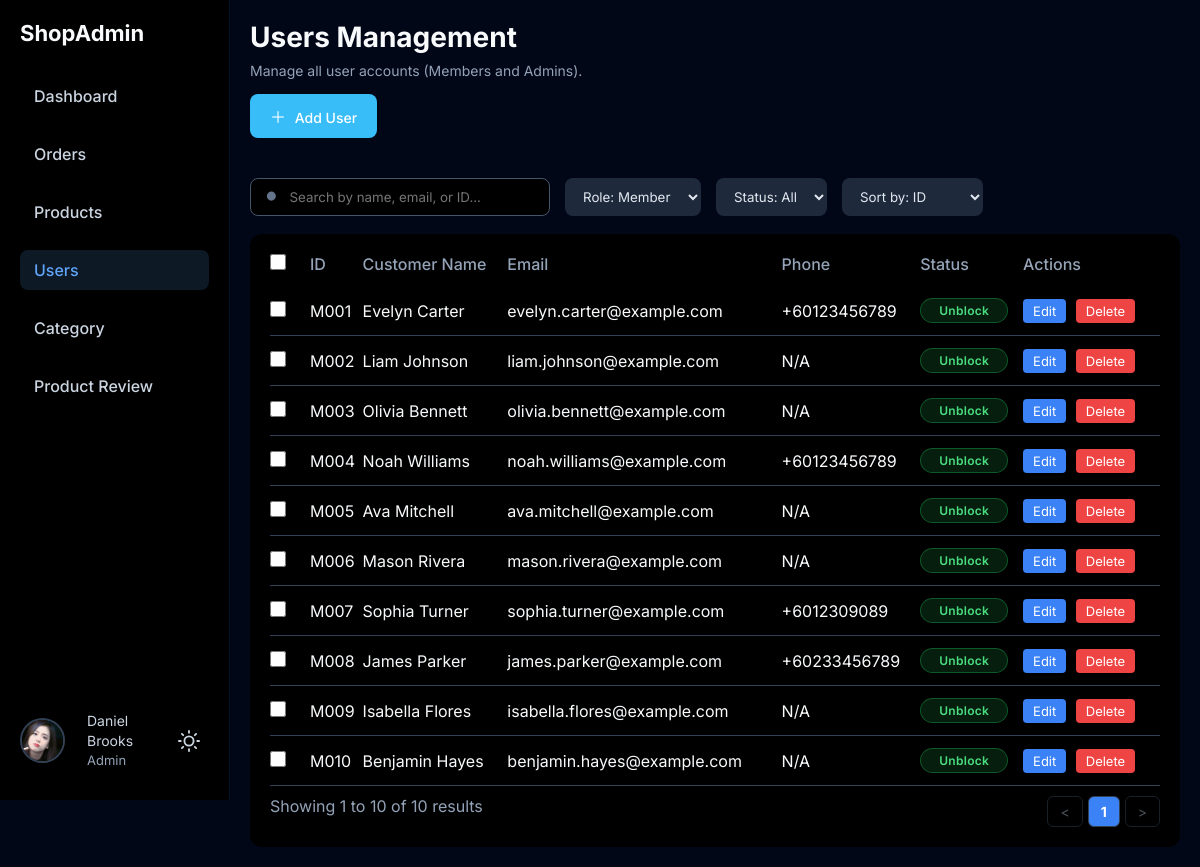
Page /pages/admin/adminCustomer.php (signed in) on the committed database.
### tables this page shows
CREATE TABLE `userprofile` (
    `user_id` varchar(12) NOT NULL,
    `dob` date DEFAULT NULL,
    `contact_num` varchar(20) DEFAULT NULL,
    `gender` enum('Male', 'Female') DEFAULT NULL
);

CREATE TABLE `users` (
    `user_id` varchar(12) NOT NULL,
    `user_name` varchar(50) NOT NULL,
    `user_role` enum('Member', 'Admin') NOT NULL DEFAULT 'Member',
    `email` varchar(50) NOT NULL,
    `hash_password` varchar(255) NOT NULL,
    `account_status` enum(
        'Unblock',
        'Blocked',
        'Unverify'
    ) NOT NULL DEFAULT 'Unblock'
);

### _base.php (called while the page is built, shortened)
<?php
$pathPrefix = (strpos($_SERVER['SCRIPT_NAME'], '/FixAndGo_Web') === 0) ? '/FixAndGo_Web' : '';
function getCurrentUser()
{
    global $_db;
    $userId = temp('USER_ID');
    try {
        $stmt = $_db->prepare("SELECT u.*, up.gender, up.contact_num
                               FROM users u
                               LEFT JOIN userprofile up ON u.user_id = up.user_id
                               WHERE u.user_id = ?");
        $stmt->execute([$userId]);
        return $stmt->fetch();
    } catch (Exception $e) {
        error_log("Error fetching current user: " . $e->getMessage());
        return null;
    }
}
function get($key, $value = '')
{
    $value = $_GET[$key] ?? $value;
    return is_array($value) ? array_map('trim', $value) : trim($value);
}
function temp($key, $value = null)
{
    if ($value !== null) {
        $_SESSION["temp_$key"] = $value;
    } else {
        $value = $_SESSION["temp_$key"] ?? null;
        return $value;
    }
}
$host = 'localhost';
$username = 'root';
$password = '';
$dbname = 'fixandgo_db';
try {
    $_db = new PDO("mysql:host=$host;dbname=$dbname", $username, $password, [
        PDO::ATTR_DEFAULT_FETCH_MODE => PDO::FETCH_OBJ,
        PDO::ATTR_EMULATE_PREPARES   => false,
    ]);
} catch (PDOException $err) {
    die("Connection failed: " . $err->getMessage());
}
function getUserProfilePicture($userId)
{
    global $_db;
    global $pathPrefix;
    $defaultPath = $pathPrefix . "/images/profile/default_profile_picture.webp";
    try {
        $stmt = $_db->prepare("SELECT file_path FROM profilepicture WHERE user_id = ?");
        $stmt->execute([$userId]);
        $result = $stmt->fetch();
        if ($result && isset($result->file_path) && !empty($result->file_path)) {
            $filePath = $result->file_path;
            if (substr($filePath, 0, 1) !== '/') {
                $filePath = '/' . $filePath;
            }
            return $filePath;
        }
    } catch (Exception $e) {
        error_log("Profile picture error for user $userId: " . $e->getMessage());
    }
    return $defaultPath;
}

### config/authorization.php (called while the page is built, shortened)
<?php
function enforce_authorization(): void
{
    global $rootDir, $pathPrefix;
    $requestUri = $_SERVER['REQUEST_URI'] ?? '/';
    $path = parse_url($requestUri, PHP_URL_PATH) ?: '/';
    $pathPrefix = $pathPrefix ?? '';
    $normalizedPath = $path;
    if (str_starts_with($normalizedPath, '/pages/admin/')) {
        return;
    }
    exit();
}

### DAO/customer_dao.php (called while the page is built, shortened)
<?php
class CustomerDAO {
    public static function getAllCustomers($search = '', $status = '', $sortBy = 'user_id', $role = 'Member', $limit = null, $offset = 0) {
        global $_db;
        $query = "SELECT u.*, up.contact_num, up.dob, up.gender, a.address_one, a.state
                  FROM users u
                  LEFT JOIN userprofile up ON u.user_id = up.user_id
                  LEFT JOIN (
                    SELECT user_id, MIN(address_one) AS address_one, MIN(state) AS state
                    FROM address
                    GROUP BY user_id
                ) a ON u.user_id = a.user_id
                  WHERE u.user_role = ?";
        $params = [$role];
        $allowedSort = ['user_id', 'user_name', 'account_status', 'email'];
        if ($sortBy == 'user_name' || $sortBy == 'email' || $sortBy == 'user_id') {
            $query .= " ORDER BY u.$sortBy ASC";
        } else {
            $query .= " ORDER BY u.$sortBy DESC";
        }
        if (is_numeric($limit) && $limit > 0) {
            $query .= " LIMIT ? OFFSET ?";
            $params[] = (int)$limit;
            $params[] = (int)$offset;
        }
        $stmt = $_db->prepare($query);
        $stmt->execute($params);
        return $stmt->fetchAll();
    }
    public static function getTotalCount($search = '', $status = '', $role = 'Member') {
        global $_db;
        $query = "SELECT COUNT(DISTINCT u.user_id) AS total
                FROM users u
                LEFT JOIN userprofile up ON u.user_id = up.user_id
                WHERE u.user_role = ?";
        $params = [$role];
        $stmt = $_db->prepare($query);
        $stmt->execute($params);
        return (int) $stmt->fetch()->total;
    }
}
?>

### pages/admin/adminCustomer.php (the view, shortened to what this page needs)
<?php
require_once __DIR__ . '/../../_base.php';
$search = get('search');
$status = get('status', 'All');
$sortBy = get('sort', 'user_id');
$roleFilter = get('role', 'Member');
$limit = 13;
$page = (int)get('page', 1);
$offset = ($page - 1) * $limit;
$startNum = $offset + 1;
$queryParams = http_build_query([
    'search' => $search,
    'status' => $status,
    'sort'   => $sortBy,
    'role'   => $roleFilter,
    'page'   => $page
]);
$totalCustomers = CustomerDAO::getTotalCount($search, $status, $roleFilter);
$totalPages = ceil($totalCustomers / $limit);
$customers = CustomerDAO::getAllCustomers($search, $status, $sortBy, $roleFilter, $limit, $offset);
if ($totalCustomers == 0) {
    $startNum = 0;
    $endNum = 0;
} else {
    $startNum = $offset + 1;
    $endNum = min($offset + count($customers), $totalCustomers);
}
$selectedCustomer = null;
include 'adminHeader.php';
?>
<link rel="stylesheet" href="../../css/adminCustomer.css">
<div class="customers-page">
    <div class="customers-header">
        <div>
            <h1>Users Management</h1>
            <p>Manage all user accounts (Members and Admins).</p>
            <button class="add-btn" onclick="showAddModal()">
                <span>＋</span> Add User
            </button>
        </div>
    </div>
    <div class="customers-content">
        <div class="left-section">
            <form method="GET" action="adminCustomer.php" class="customer-toolbar">
                <div class="search-box">
                    <svg width="16" height="16" fill="#64748b" viewBox="0 0 24 24">
                        <path d="M21 21l-4.35-4.35M10.5 18a7.5 7.5 0 1 1 0-15 7.5 7.5 0 0 1 0 15z"/>
                    </svg>
                    <input type="text" name="search" placeholder="Search by name, email, or ID..."
                           value="<?= htmlspecialchars($search) ?>">
                </div>
                <select name="role" class="filter-select" onchange="this.form.submit()">
                    <option value="Member" <?= $roleFilter == 'Member' ? 'selected' : '' ?>>Role: Member</option>
                </select>
                <select name="status" class="filter-select" onchange="this.form.submit()">
                    <option value="All" <?= $status == 'All' ? 'selected' : '' ?>>Status: All</option>
                </select>
                <select name="sort" class="sort-select" onchange="this.form.submit()">
                    <option value="user_id" <?= $sortBy == 'user_id' ? 'selected' : '' ?>>Sort by: ID</option>
                </select>
            </form>
            <div class="customer-table-container">
                <table class="customer-table">
                    <thead>
                        <tr>
                            <th style="width: 40px;">
                                <input type="checkbox" id="selectAll" onchange="toggleSelectAll()">
                            </th>
                            <th>ID</th>
                            <th>Customer Name</th>
                            <th>Email</th>
                            <th>Phone</th>
                            <th>Status</th>
                            <th>Actions</th>
                        </tr>
                    </thead>
                    <tbody>
                        <?php if (empty($customers)): ?>
                            <tr>
                                <td colspan="7" style="text-align: center; padding: 30px;">
                                    No customers found
                                </td>
                            </tr>
                        <?php else: ?>
                            <?php foreach ($customers as $customer): ?>
                            <tr id="row-<?= htmlspecialchars($customer->user_id) ?>"
                                class="<?= ($selectedCustomer && $selectedCustomer->user_id == $customer->user_id) ? 'selected' : '' ?>">
                                <td onclick="event.stopPropagation();">
                                    <input type="checkbox" class="user-checkbox"
                                           value="<?= htmlspecialchars($customer->user_id) ?>"
                                           onchange="updateBulkDeleteBtn()">
                                </td>
                                <td onclick="window.location.href='?edit=<?= $customer->user_id ?>&<?= $queryParams ?>'"
                                    style="cursor: pointer;">
                                    <?= htmlspecialchars($customer->user_id) ?>
                                </td>
                                <td onclick="window.location.href='?edit=<?= $customer->user_id ?>&<?= $queryParams ?>'"
                                    style="cursor: pointer;"
                                    class="<?= ($selectedCustomer && $selectedCustomer->user_id == $customer->user_id) ? 'highlight' : '' ?>">
                                    <?= htmlspecialchars($customer->user_name) ?>
                                </td>
                                <td onclick="window.location.href='?edit=<?= $customer->user_id ?>&<?= $queryParams ?>'"
                                    style="cursor: pointer;">
                                    <?= htmlspecialchars($customer->email) ?>
                                </td>
                                <td onclick="window.location.href='?edit=<?= $customer->user_id ?>&<?= $queryParams ?>'"
                                    style="cursor: pointer;">
                                    <?= htmlspecialchars($customer->contact_num ?? 'N/A') ?>
                                </td>
                                <td onclick="window.location.href='?edit=<?= $customer->user_id ?>&<?= $queryParams ?>'"
                                    style="cursor: pointer;">
                                    <?php
                                    $statusClass = strtolower($customer->account_status);
                                    if ($statusClass == 'unblock') $statusClass = 'active';
                                    ?>
                                    <span class="status <?= $statusClass ?>">
                                        <?= htmlspecialchars($customer->account_status) ?>
                                    </span>
                                </td>
                                <td onclick="event.stopPropagation();">
                                    <a href="?edit=<?= $customer->user_id ?>&<?= $queryParams ?>" class="btn-edit">Edit</a>
                                    <a href="javascript:void(0)"
                                        onclick="deleteUser('<?= $customer->user_id ?>')"
                                        class="btn-delete">Delete</a>
                                </td>
                            </tr>
                            <?php endforeach; ?>
                        <?php endif; ?>
                    </tbody>
                </table>
                <div class="table-footer">
                    <p>Showing <?= $startNum ?> to <?= $endNum ?> of <?= $totalCustomers ?> results</p>
                    <div class="pagination">
                        <?php
                        $baseQueryParams = http_build_query([
                            'search' => $search,
                            'status' => $status,
                            'sort'   => $sortBy,
                            'role'   => $roleFilter,
                        ]);
                        ?>
                        <a href="?page=<?= max(1, $page - 1) ?>&<?= $baseQueryParams ?>"
                            class="pagination-btn <?= $page <= 1 ? 'disabled' : '' ?>">
                            &lt;
                        </a>
                        <?php for ($i = 1; $i <= $totalPages; $i++): ?>
                            <?php
                            $editParam = $selectedCustomer ? '&edit=' . $selectedCustomer->user_id : '';
                            ?>
                            <a href="?page=<?= $i ?>&<?= $baseQueryParams ?><?= $editParam ?>"
                                class="pagination-btn <?= $i == $page ? 'active' : '' ?>">
                                <?= $i ?>
                            </a>
                        <?php endfor; ?>
                        <a href="?page=<?= min($totalPages, $page + 1) ?>&<?= $baseQueryParams ?>"
                            class="pagination-btn <?= $page >= $totalPages ? 'disabled' : '' ?>">
                            &gt;
                        </a>
                    </div>
                </div>
            </div>
        </div>
    </div>
</div>
<?php include 'adminFooter.php'; ?>

### pages/admin/adminSidebar.php (shortened to what this page needs)
<?php
$currentUser = getCurrentUser();
$userProfilePic = $currentUser->user_id ? getUserProfilePicture($currentUser->user_id) : $pathPrefix . '/images/profile/default_profile_picture.webp';
?>
<div class="admin-sidebar">
    <h2 class="logo">ShopAdmin</h2>
    <ul class="menu">
        <li><a href="adminDashboard.php" class="<?= basename($_SERVER['PHP_SELF']) == 'adminDashboard.php' ? 'active' : '' ?>">Dashboard</a></li>
        <li><a href="admin-order.php" class="<?= basename($_SERVER['PHP_SELF']) == 'admin-order.php' ? 'active' : '' ?>">Orders</a></li>
        <li><a href="admin-product.php" class="<?= basename($_SERVER['PHP_SELF']) == 'admin-product.php' ? 'active' : '' ?>">Products</a></li>
        <li><a href="adminCustomer.php" class="<?= basename($_SERVER['PHP_SELF']) == 'adminCustomer.php' ? 'active' : '' ?>">Users</a></li>
        <li><a href="admin-category.php" class="<?= basename($_SERVER['PHP_SELF']) == 'admin-category.php' ? 'active' : '' ?>">Category</a></li>
        <li><a href="admin-manage-review.php" class="<?= basename($_SERVER['PHP_SELF']) == 'admin-manage-review.php' ? 'active' : '' ?>">Product Review</a></li>
    </ul>
    <div class="sidebar-footer">
        <div class="footer-content">
            <img src="<?= htmlspecialchars($userProfilePic) ?>"
                class="avatar"
                alt="<?= htmlspecialchars($currentUser->user_name) ?>"
                width="45" height="45" style="width: 45px; height: 45px; object-fit: cover;"
                onerror="this.src='<?= $pathPrefix ?>/images/profile/default_profile_picture.webp'">
            <p class="admin-name">
                <?= htmlspecialchars($currentUser->user_name) ?><br>
                <span><?= htmlspecialchars($currentUser->user_role) ?></span>
            </p>
            <button id="themeToggle" class="theme-toggle" aria-label="Toggle theme">
            </button>
        </div>
    </div>
</div>

### rows in the picture
userprofile: user_id.user_name (picture), user_id.user_name "Daniel Brooks", user_id.user_role "Admin"
userprofile: user_id.user_id "M001", user_id.user_name "Evelyn Carter", user_id.email "evelyn.carter@example.com", contact_num "+60123456789", user_id.account_status "Unblock"
userprofile: user_id.user_id "M002", user_id.user_name "Liam Johnson", user_id.email "liam.johnson@example.com", contact_num "N/A", user_id.account_status "Unblock"
userprofile: user_id.user_id "M003", user_id.user_name "Olivia Bennett", user_id.email "olivia.bennett@example.com", contact_num "N/A", user_id.account_status "Unblock"
userprofile: user_id.user_id "M004", user_id.user_name "Noah Williams", user_id.email "noah.williams@example.com", contact_num "+60123456789", user_id.account_status "Unblock"
userprofile: user_id.user_id "M005", user_id.user_name "Ava Mitchell", user_id.email "ava.mitchell@example.com", contact_num "N/A", user_id.account_status "Unblock"
userprofile: user_id.user_id "M006", user_id.user_name "Mason Rivera", user_id.email "mason.rivera@example.com", contact_num "N/A", user_id.account_status "Unblock"
userprofile: user_id.user_id "M007", user_id.user_name "Sophia Turner", user_id.email "sophia.turner@example.com", contact_num "+6012309089", user_id.account_status "Unblock"
userprofile: user_id.user_id "M008", user_id.user_name "James Parker", user_id.email "james.parker@example.com", contact_num "+60233456789", user_id.account_status "Unblock"
users: user_id "M009", user_name "Isabella Flores", email "isabella.flores@example.com", contact_num "N/A", account_status "Unblock"
users: user_id "M010", user_name "Benjamin Hayes", email "benjamin.hayes@example.com", contact_num "N/A", account_status "Unblock"

### other values in the picture
$startNum "1"
$endNum "10"
$totalCustomers "10"
